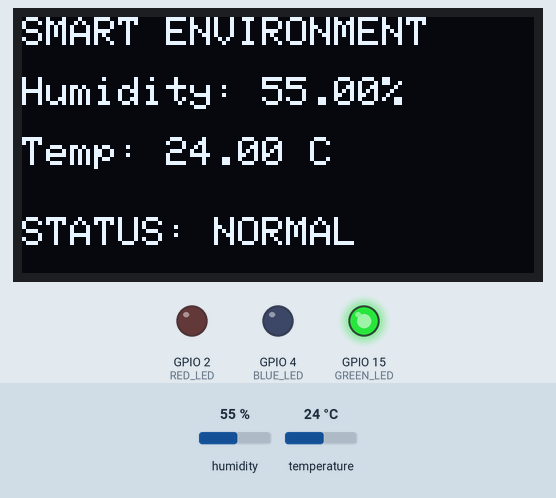
Simulated run of this sketch. Board: ESP32. Shown: 128×64 one-colour display, output pins drawn as LEDs (lit = HIGH). The test bench sets the inputs (shaded band); at power-on: humidity 55 %, temperature 24 °C.

Above: at 3.2 s.
3.3 s: humidity set to 59 %
At 5.0 s:
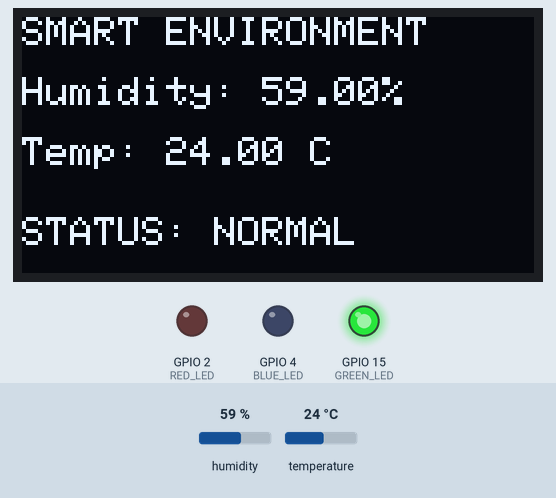
6.0 s: humidity set to 62 %
At 7.1 s:
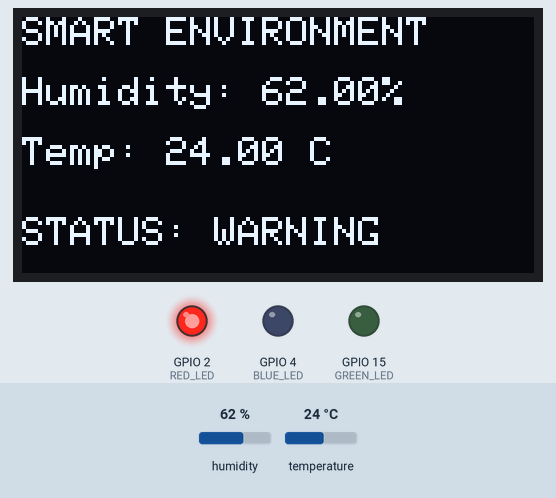
8.7 s: temperature set to 34 °C
11.7 s: temperature set to 37 °C
At 13.4 s:
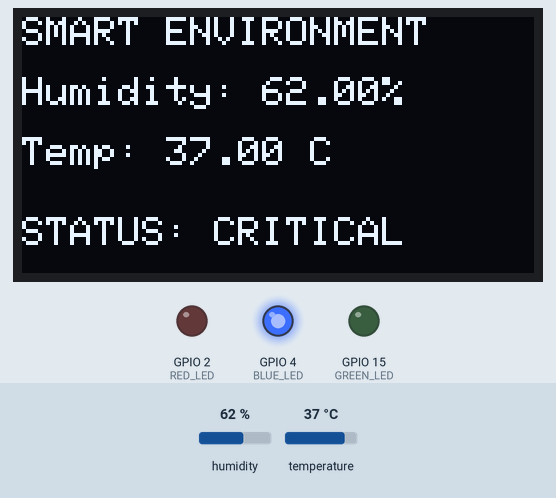
Timing chart, 0 to 14.9 s (numbered marks = the images above; inputs shaded):
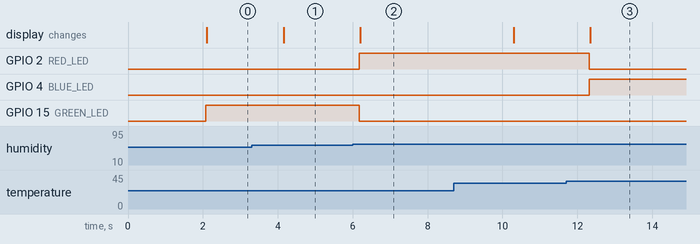

Measured:
- the behaviour switches between 60 and 61 % on humidity (found by bisection; images 1 and 2)
- the behaviour switches between 35 and 36 °C on temperature (found by bisection; images 2 and 3)
- after the input at 3.3 s, the display: changes after 0.85 s (image 1)
- after the input at 6.0 s, GPIO 2 (RED_LED): LOW → HIGH after 0.18 s; GPIO 15 (GREEN_LED): HIGH → LOW after 0.18 s; the display: changes after 0.20 s (image 2)
- after the input at 11.7 s, GPIO 2 (RED_LED): HIGH → LOW after 0.62 s; GPIO 4 (BLUE_LED): LOW → HIGH after 0.62 s; the display: changes after 0.65 s (image 3)

The sketch:

ESP32-DHT11-OLED-Environment-Monitor.ino
```cpp
/*************************************************
 * ESP32 Smart Environment Monitor
 * Author : Milad Mohseni
 * Board  : ESP32 (30-pin)
 *
 * Features:
 * -----------------------------------------------
 * DHT11 Temperature & Humidity Monitoring
 * OLED Live Display
 * Green LED  = NORMAL
 * Red LED    = WARNING
 * Blue LED   = CRITICAL
 * Sensor Error Detection
 * State Machine Design
 *************************************************/

#include <Wire.h>
#include <Adafruit_GFX.h>
#include <Adafruit_SSD1306.h>
#include <DHT.h>

// ------------------------------------------------
// OLED
// ------------------------------------------------

#define SCREEN_WIDTH 128
#define SCREEN_HEIGHT 64

Adafruit_SSD1306 display(
  SCREEN_WIDTH,
  SCREEN_HEIGHT,
  &Wire,
  -1
);

// ------------------------------------------------
// DHT11
// ------------------------------------------------

#define DHT_PIN 23

DHT dht11(DHT_PIN, DHT11);

// ------------------------------------------------
// LEDS
// ------------------------------------------------

#define GREEN_LED 15
#define RED_LED   2
#define BLUE_LED  4

// ------------------------------------------------
// SYSTEM STATES
// ------------------------------------------------

enum SystemState
{
  NORMAL,
  WARNING,
  CRITICAL,
  SENSOR_ERROR
};

SystemState currentState;

// ------------------------------------------------
// SETUP
// ------------------------------------------------

void setup()
{
  Wire.begin(21,22);

  dht11.begin();

  pinMode(GREEN_LED, OUTPUT);
  pinMode(RED_LED, OUTPUT);
  pinMode(BLUE_LED, OUTPUT);

  if(!display.begin(SSD1306_SWITCHCAPVCC, 0x3C))
  {
    while(true);
  }

  display.clearDisplay();

  display.setTextSize(2);
  display.setTextColor(SSD1306_WHITE);

  display.setCursor(10,20);
  display.println("READY");

  display.display();

  delay(2000);
}

// ------------------------------------------------
// MAIN LOOP
// ------------------------------------------------

void loop()
{
  float humidity = dht11.readHumidity();

  float temperature = dht11.readTemperature();

  // --------------------------------------------
  // SENSOR ERROR CHECK
  // --------------------------------------------

  if(isnan(humidity) || isnan(temperature))
  {
    currentState = SENSOR_ERROR;
  }

  else
  {
    // --------------------------------------------
    // CRITICAL CONDITIONS
    // --------------------------------------------

    if(temperature > 35 || humidity > 70)
    {
      currentState = CRITICAL;
    }

    // --------------------------------------------
    // WARNING CONDITIONS
    // --------------------------------------------

    else if(temperature > 30 || humidity > 60)
    {
      currentState = WARNING;
    }

    // --------------------------------------------
    // NORMAL CONDITIONS
    // --------------------------------------------

    else
    {
      currentState = NORMAL;
    }
  }

  // --------------------------------------------
  // OUTPUTS
  // --------------------------------------------

  switch(currentState)
  {
    case NORMAL:

      digitalWrite(GREEN_LED, HIGH);
      digitalWrite(RED_LED, LOW);
      digitalWrite(BLUE_LED, LOW);

      break;

    case WARNING:

      digitalWrite(GREEN_LED, LOW);
      digitalWrite(RED_LED, HIGH);
      digitalWrite(BLUE_LED, LOW);

      break;

    case CRITICAL:

      digitalWrite(GREEN_LED, LOW);
      digitalWrite(RED_LED, LOW);
      digitalWrite(BLUE_LED, HIGH);

      break;

    case SENSOR_ERROR:

      digitalWrite(GREEN_LED, LOW);
      digitalWrite(RED_LED, HIGH);
      digitalWrite(BLUE_LED, HIGH);

      break;
  }

  // --------------------------------------------
  // OLED DISPLAY
  // --------------------------------------------

  display.clearDisplay();

  display.setTextSize(1);

  display.setCursor(0,0);
  display.println("SMART ENVIRONMENT");

  display.setCursor(0,15);
  display.print("Humidity: ");
  display.print(humidity);
  display.println("%");

  display.setCursor(0,30);
  display.print("Temp: ");
  display.print(temperature);
  display.println(" C");

  display.setCursor(0,50);

  switch(currentState)
  {
    case NORMAL:
      display.println("STATUS: NORMAL");
      break;

    case WARNING:
      display.println("STATUS: WARNING");
      break;

    case CRITICAL:
      display.println("STATUS: CRITICAL");
      break;

    case SENSOR_ERROR:
      display.println("STATUS: ERROR");
      break;
  }

  display.display();

  delay(2000);
}
```
